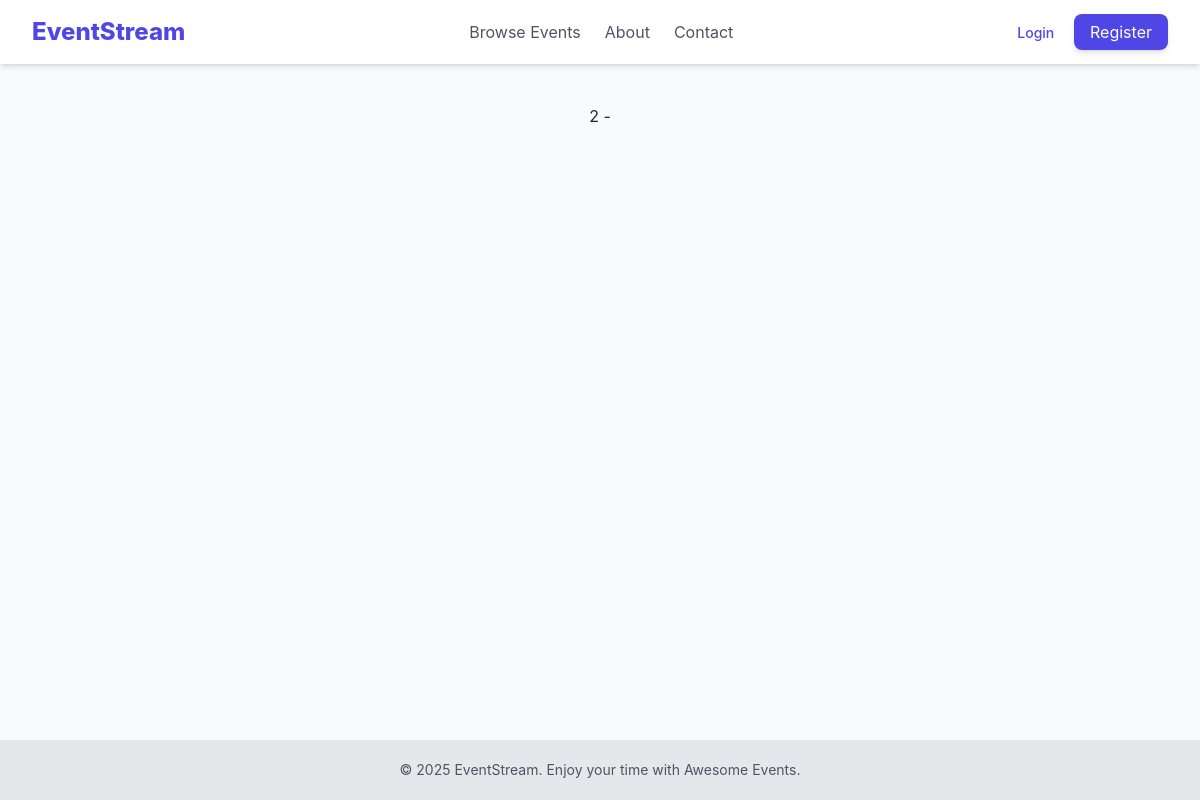
The page /test_db/ on the database as committed earlier.
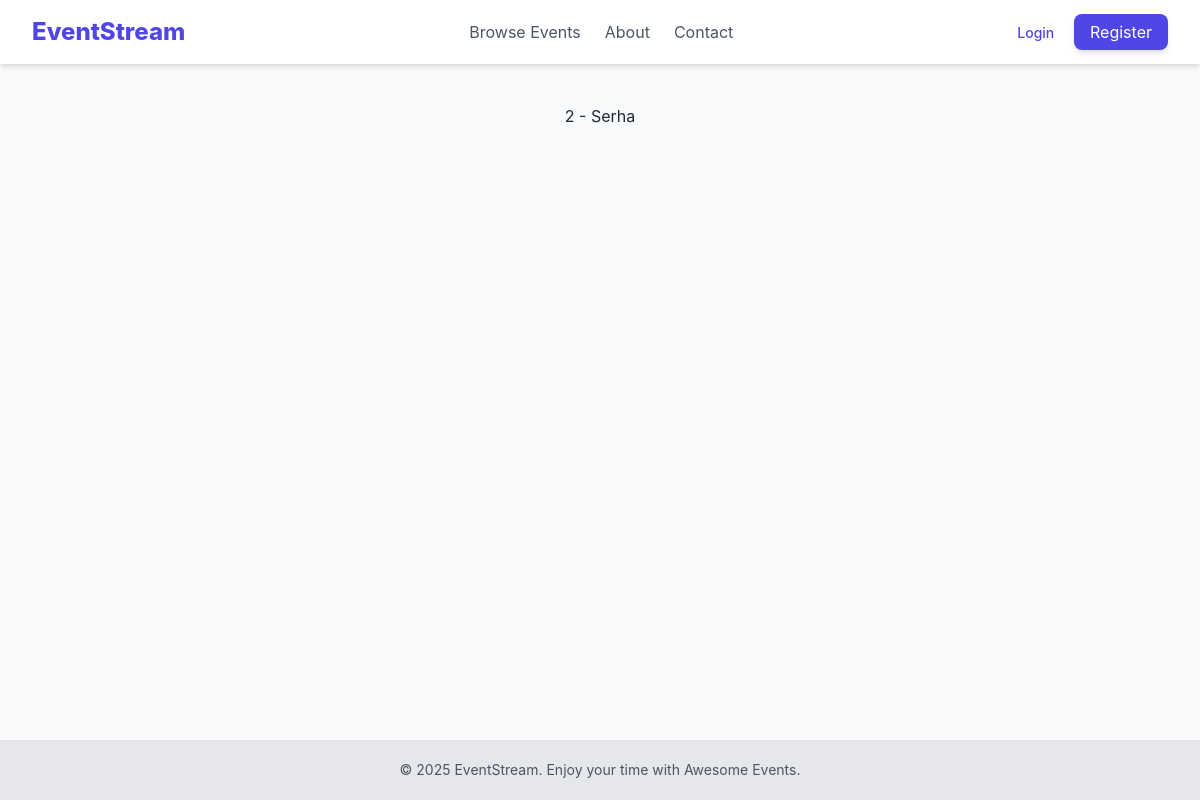
The same page on the database as committed later.
### users/models.py (models this page shows, shortened)
class CustomUser(AbstractUser):
    username = models.CharField(max_length=200, unique=True)
    email = models.EmailField(null=True)
    first_name = models.CharField(max_length=20, blank=True)
    last_name = models.CharField(max_length=20, blank=True)
    is_moderator = models.BooleanField(
        default=False,
        help_text='User is moderator or not.'
    )

### core/views.py (the view)
# urls.py: path('test_db/', views.test_db, name='test_db'),
def test_db(request):
    c_user = CustomUser.objects.all().values()
    context = {
        'c_users': c_user,
    }
    return render(request, 'core/test_db.html', context)

### core/templates/core/test_db.html (shortened to what this page needs)
{% extends "base.html" %}
{%block content%}
{% for user in c_users%}
    <p> {{user.id}} - {{user.first_name}} </p>
{%endfor%}
{%endblock%}

Rows that differ between the two databases and show on the page:
changed CustomUser id 2: first_name (not shown) → "Serha"
